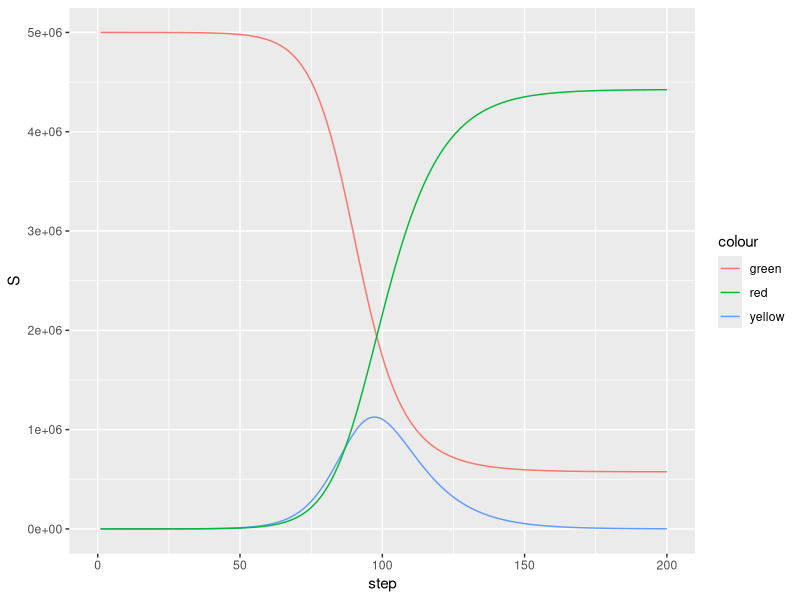

Here is the R script that generated this plot:
## ---- chunk 1
library(tidyverse)
library(lubridate)
## ---- chunk 2
#setting up variables

S <-  c(5000000)
I <-  c(20)
R <-  c(0)

N = S[1] + I[1] + R[1]

Pspread <-  0.4
Pcontact <-  0.6
Precover <-  0.1
## ---- chunk 3

#Basic Model
#if You're infected you're more likely to stay home
#if you're not infected you go around as bout
#
#
steps = 5000

for( i in 2:steps){

  S <- c(S, S[i-1] - (Pcontact * Pspread * I[i-1]/N * S[i-1]))
  I <- c(I, I[i-1] + (Pcontact * Pspread * I[i-1]/N * S[i-1]) - (Precover * I[i-1]))
  R <- c(R, R[i-1] + Precover * I[i-1])
  
  
}

data <- data.frame(S,I,R) %>% mutate(step = 1:n())
data
## ---- chunk 4
data %>% ggplot(aes(x = step)) + geom_line(aes(y = S, color = "green")) + geom_line(aes(y = I, color = "yellow")) + geom_line(aes(y = R, color = "red")) + xlim(0,200)
